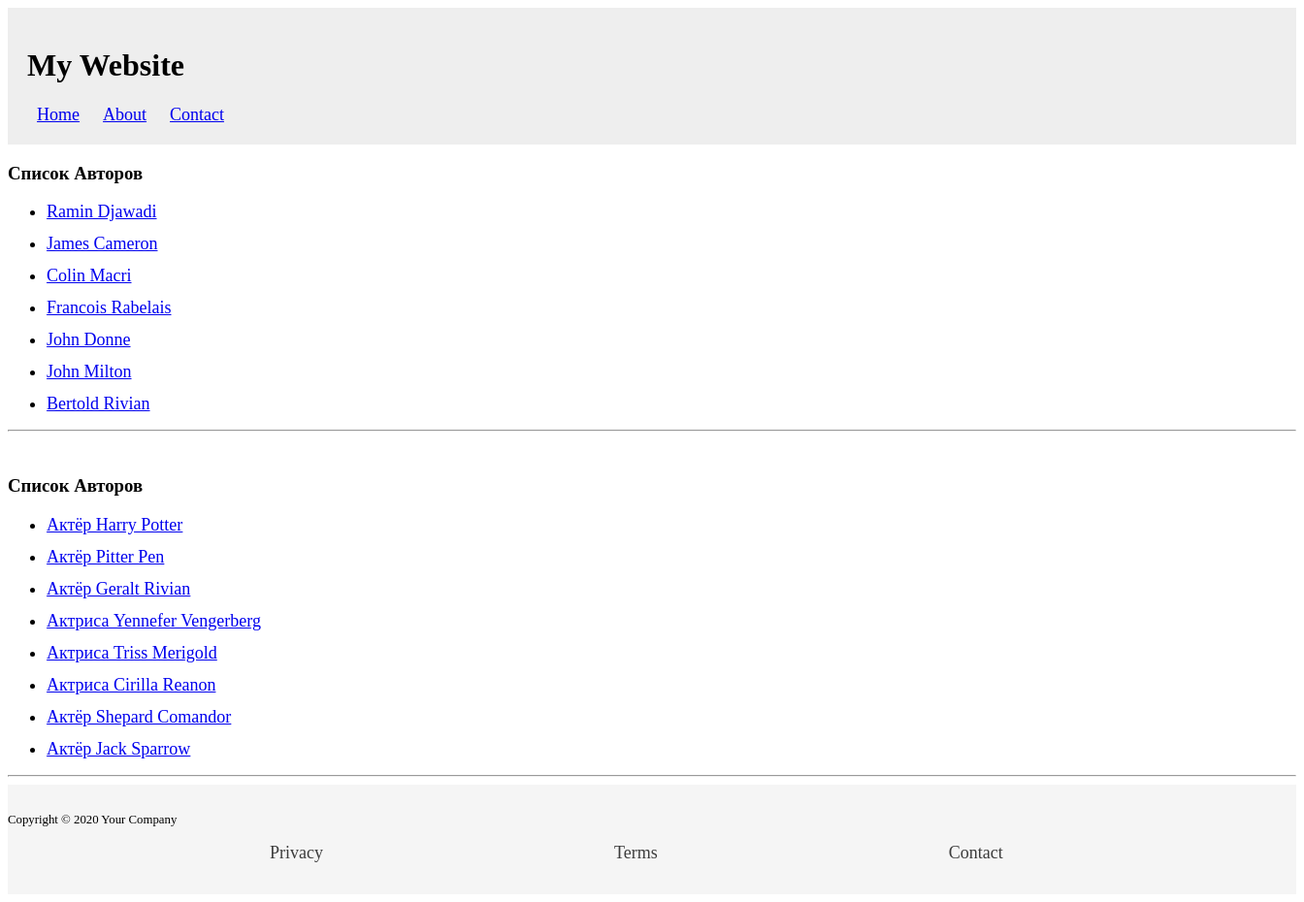
/directors, run on the app's committed database.
### book_app/models.py (models this page shows)
class Author(models.Model):
    name = models.CharField(max_length=100)
    surname = models.CharField(max_length=100)
    email = models.EmailField()
    def __str__(self):
        return f'{self.name} {self.surname}'
    def get_author(self):
        return reverse('one_dir', args=[self.id])

class Character(models.Model):
    MALE = 'М'
    FEMALE = 'Ж'
    GENDER_CHOICES = [
        (MALE, 'Мужчина'),
        (FEMALE, 'Женщина'),
    ]
    name = models.CharField(max_length=100)
    surname = models.CharField(max_length=100)
    gender = models.CharField(max_length=3, choices=GENDER_CHOICES, default=MALE)
    def __str__(self):
        if self.gender == self.MALE:
            return f'Актёр {self.name} {self.surname}'
        return f'Актриса {self.name} {self.surname}'
    def get_actor(self):
        return reverse('character', args=[self.id])

### book_app/views.py (the view)
# urls.py: path('directors', views.all_directors),
def all_directors(request):
    directors = Author.objects.all()
    characters = Character.objects.all()
    return render(request, 'book_app/all_dir.html', context={
        'directors': directors,
        'characters': characters,
    })

### book_app/templates/book_app/all_dir.html (shortened to what this page needs)
{% extends 'base.html' %}
{% load static %}
{% block css_addition %}
<link rel="stylesheet" href="{% static 'book_app/css/style.css'%}">
{% endblock %}
{% block content %}
<h3>Список Авторов</h3>
<ul>
    {% for director in directors %}
        <li class="main_list"><a href="{{director.get_author}}">{{director}}</a></li>
    {% endfor %}
</ul>
<hr>
<br>
<h3>Список Авторов</h3>
<ul>
    {% for char in characters %}
        <li class="main_list"><a href="{{char.get_actor}}">{{char}}</a></li>
    {% endfor %}
</ul>
<hr>
{% endblock %}

### book_app/static/book_app/css/style.css (style rules this page uses)
li { font-size: 18px; font-family: Palatino, URW Palladio L, serif; }
.main_list { margin-top:12px; }

### data on the page
Author: name+surname "Ramin Djawadi"
Author: name+surname "James Cameron"
Author: name+surname "Colin Macri"
Author: name+surname "Francois Rabelais"
Author: name+surname "John Donne"
Author: name+surname "John Milton"
Author: name+surname "Bertold Rivian"
Character: gender+name+surname "Актёр Harry Potter"
Character: gender+name+surname "Актёр Pitter Pen"
Character: gender+name+surname "Актёр Geralt Rivian"
Character: gender+name+surname "Актриса Yennefer Vengerberg"
Character: gender+name+surname "Актриса Triss Merigold"
Character: gender+name+surname "Актриса Cirilla Reanon"
Character: gender+name+surname "Актёр Shepard Comandor"
Character: gender+name+surname "Актёр Jack Sparrow"
